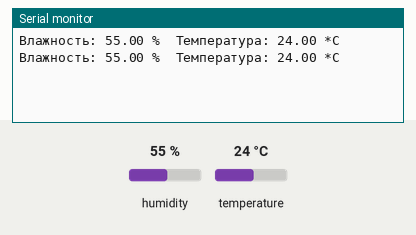
Recording of a sketch running on a simulated ESP8266 (NodeMCU). Parts: the last lines printed to the serial monitor. Inputs (shaded band) come from the test bench; at power-on: humidity 55 %, temperature 24 °C.

Above: at 4.8 s.
4.9 s: humidity set to 22 %
At 7.0 s:
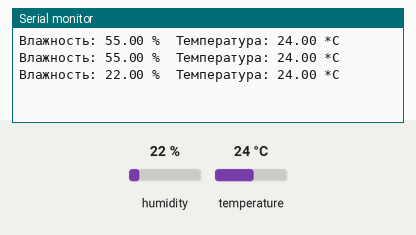
7.9 s: temperature set to 12 °C
At 8.7 s:
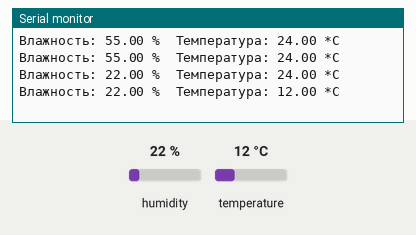
10.9 s: humidity set to 40 %
At 13.4 s:
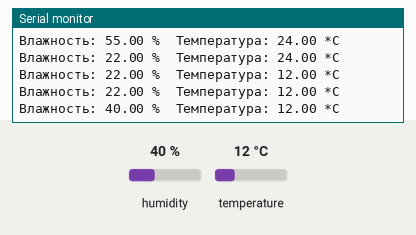
Timing chart, 0 to 14.9 s (numbered marks = the images above; inputs shaded):
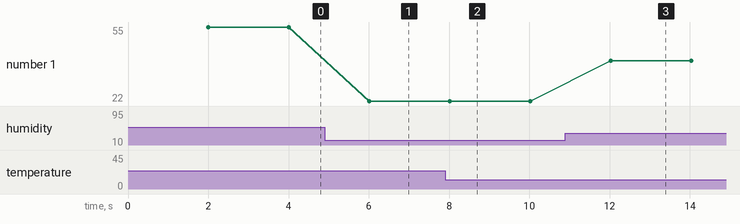

The sketch:

read_dht22.ino
```cpp
#define PIN D0 // - не работает
// #define PIN D1
// #define PIN D2
// #define PIN D3
// #define PIN D4 //  build-in LED
// #define PIN D5
// #define PIN D6
// #define PIN D7
// #define PIN D8 // - не загружается, но работает если подключить после загрузки (boot fails if pulled HIGH)
// #define PIN 1 // TX - Serial log not work


#include "DHT.h"

// Одна из следующих строк закоментирована. Снимите комментарий, если подключаете датчик DHT11 к arduino
DHT dht(PIN, DHT22); //Инициация датчика
//DHT dht(PIN, DHT11);
void setup() {
  Serial.begin(115200);
  dht.begin();
}
void loop() {
  delay(2000); // 2 секунды задержки
  float h = dht.readHumidity(); //Измеряем влажность
  float t = dht.readTemperature(); //Измеряем температуру
  if (isnan(h) || isnan(t)) {  // Проверка. Если не удается считать показания, выводится «Ошибка считывания», и программа завершает работу
    Serial.println("Ошибка считывания");
    return;
  }
  Serial.print("Влажность: ");
  Serial.print(h);
  Serial.print(" %\t");
  Serial.print("Температура: ");
  Serial.print(t);
  Serial.println(" *C "); //Вывод показателей на экран
}
```

Measured:
- after the input at 4.9 s, the serial monitor: prints a new line after 1.1 s (image 1)
- after the input at 7.9 s, the serial monitor: prints a new line after 0.12 s (image 2)
- after the input at 10.9 s, the serial monitor: prints a new line after 1.1 s (image 3)
- plotted number 1: 55 → 22 after the input at 4.9 s, 22 → 40 after the input at 10.9 s
